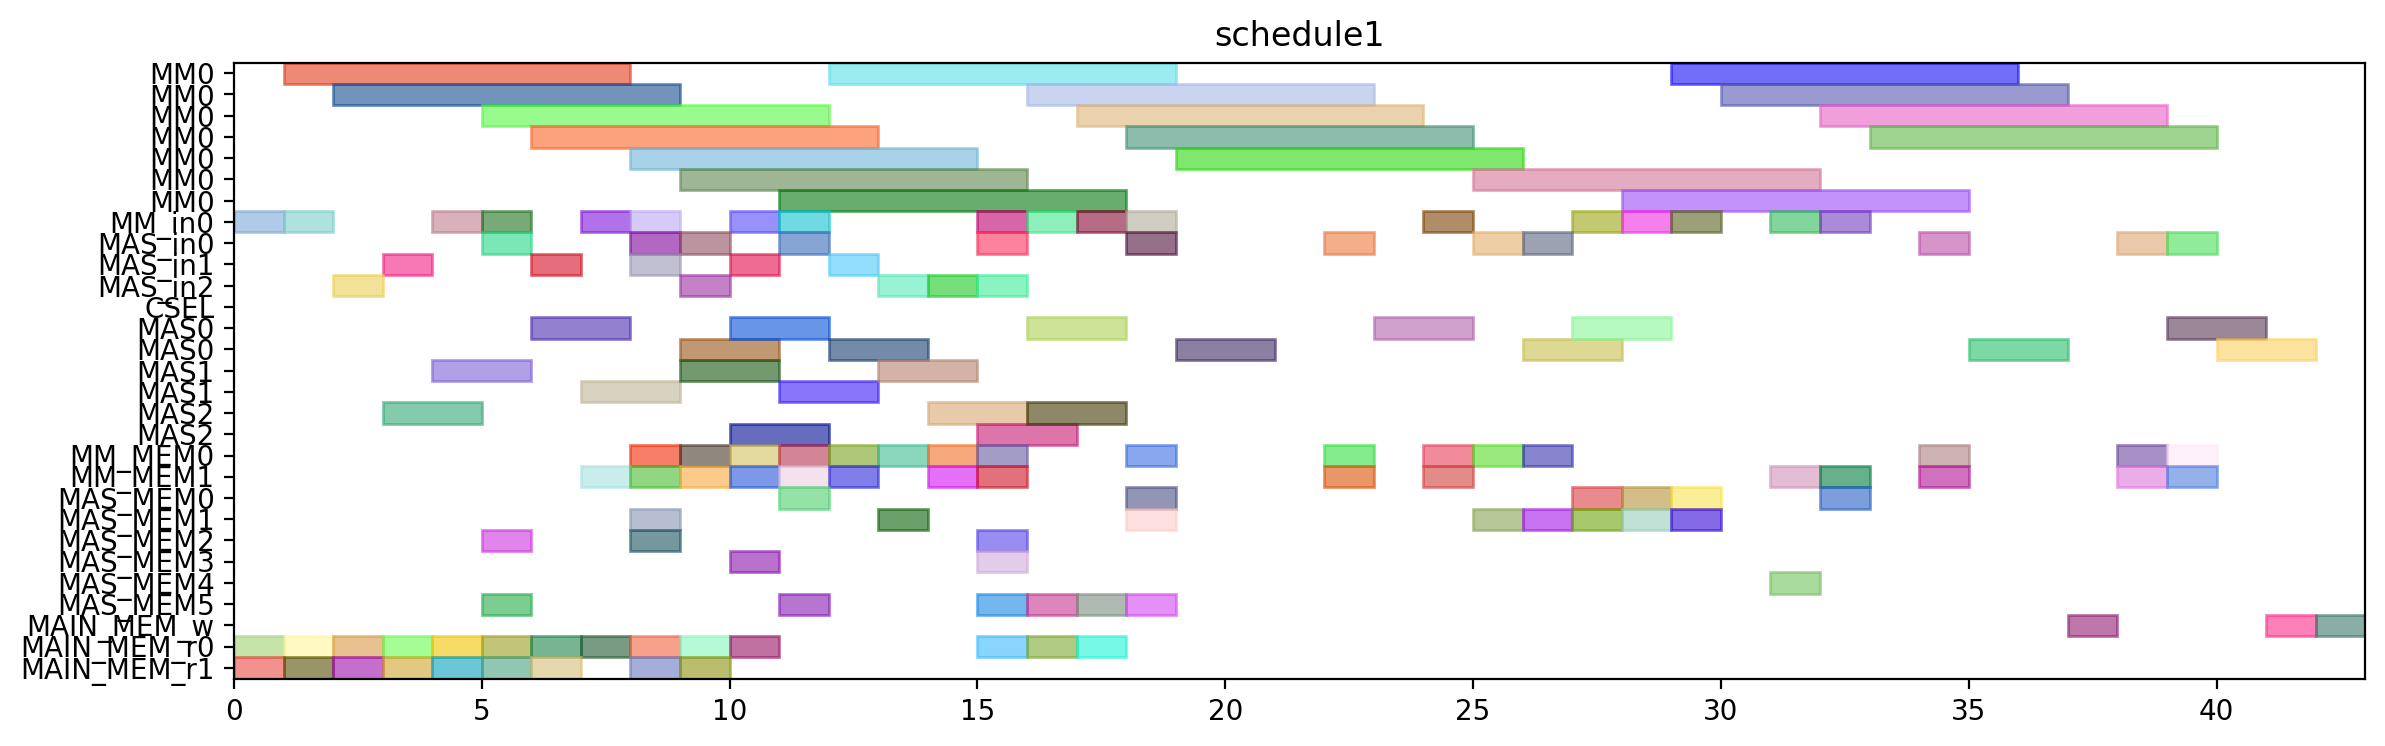

The Python source for this figure:
from pyschedule import Scenario, solvers, plotters, alt


def solve():
	horizon = 152
	S = Scenario("schedule1", horizon=horizon)

	# resource
	MM = S.Resources('MM', num=1, size=7)
	MM_in = S.Resources('MM_in', num=1)
	MAS_in = S.Resources('MAS_in', num=3)
	CSEL = S.Resource('CSEL')
	MAS = S.Resources('MAS', num=3, size=2, periods=range(1, horizon))
	MM_MEM = S.Resources('MM_MEM', num=2)
	MAS_MEM = S.Resources('MAS_MEM', num=6)
	MAIN_MEM_w = S.Resource('MAIN_MEM_w', size=1)
	MAIN_MEM_r = S.Resources('MAIN_MEM_r', num=2)

	# result of previous scheduling
	t2_in = S.Task('t2_in', length=1, delay_cost=1)
	S += t2_in >= 0
	t2_in += MM_in[0]

	t2_mem0 = S.Task('t2_mem0', length=1, delay_cost=1)
	S += t2_mem0 >= 0
	t2_mem0 += MAIN_MEM_r[0]

	t2_mem1 = S.Task('t2_mem1', length=1, delay_cost=1)
	S += t2_mem1 >= 0
	t2_mem1 += MAIN_MEM_r[1]

	t0_in = S.Task('t0_in', length=1, delay_cost=1)
	S += t0_in >= 1
	t0_in += MM_in[0]

	t0_mem0 = S.Task('t0_mem0', length=1, delay_cost=1)
	S += t0_mem0 >= 1
	t0_mem0 += MAIN_MEM_r[0]

	t0_mem1 = S.Task('t0_mem1', length=1, delay_cost=1)
	S += t0_mem1 >= 1
	t0_mem1 += MAIN_MEM_r[1]

	t2 = S.Task('t2', length=7, delay_cost=1)
	S += t2 >= 1
	t2 += MM[0]

	t0 = S.Task('t0', length=7, delay_cost=1)
	S += t0 >= 2
	t0 += MM[0]

	t9_in = S.Task('t9_in', length=1, delay_cost=1)
	S += t9_in >= 2
	t9_in += MAS_in[2]

	t9_mem0 = S.Task('t9_mem0', length=1, delay_cost=1)
	S += t9_mem0 >= 2
	t9_mem0 += MAIN_MEM_r[0]

	t9_mem1 = S.Task('t9_mem1', length=1, delay_cost=1)
	S += t9_mem1 >= 2
	t9_mem1 += MAIN_MEM_r[1]

	t8_in = S.Task('t8_in', length=1, delay_cost=1)
	S += t8_in >= 3
	t8_in += MAS_in[1]

	t8_mem0 = S.Task('t8_mem0', length=1, delay_cost=1)
	S += t8_mem0 >= 3
	t8_mem0 += MAIN_MEM_r[0]

	t8_mem1 = S.Task('t8_mem1', length=1, delay_cost=1)
	S += t8_mem1 >= 3
	t8_mem1 += MAIN_MEM_r[1]

	t9 = S.Task('t9', length=2, delay_cost=1)
	S += t9 >= 3
	t9 += MAS[2]

	t1_in = S.Task('t1_in', length=1, delay_cost=1)
	S += t1_in >= 4
	t1_in += MM_in[0]

	t1_mem0 = S.Task('t1_mem0', length=1, delay_cost=1)
	S += t1_mem0 >= 4
	t1_mem0 += MAIN_MEM_r[0]

	t1_mem1 = S.Task('t1_mem1', length=1, delay_cost=1)
	S += t1_mem1 >= 4
	t1_mem1 += MAIN_MEM_r[1]

	t8 = S.Task('t8', length=2, delay_cost=1)
	S += t8 >= 4
	t8 += MAS[1]

	t1 = S.Task('t1', length=7, delay_cost=1)
	S += t1 >= 5
	t1 += MM[0]

	t10_in = S.Task('t10_in', length=1, delay_cost=1)
	S += t10_in >= 5
	t10_in += MM_in[0]

	t10_mem0 = S.Task('t10_mem0', length=1, delay_cost=1)
	S += t10_mem0 >= 5
	t10_mem0 += MAS_MEM[2]

	t10_mem1 = S.Task('t10_mem1', length=1, delay_cost=1)
	S += t10_mem1 >= 5
	t10_mem1 += MAS_MEM[5]

	t4_in = S.Task('t4_in', length=1, delay_cost=1)
	S += t4_in >= 5
	t4_in += MAS_in[0]

	t4_mem0 = S.Task('t4_mem0', length=1, delay_cost=1)
	S += t4_mem0 >= 5
	t4_mem0 += MAIN_MEM_r[0]

	t4_mem1 = S.Task('t4_mem1', length=1, delay_cost=1)
	S += t4_mem1 >= 5
	t4_mem1 += MAIN_MEM_r[1]

	t10 = S.Task('t10', length=7, delay_cost=1)
	S += t10 >= 6
	t10 += MM[0]

	t3_in = S.Task('t3_in', length=1, delay_cost=1)
	S += t3_in >= 6
	t3_in += MAS_in[1]

	t3_mem0 = S.Task('t3_mem0', length=1, delay_cost=1)
	S += t3_mem0 >= 6
	t3_mem0 += MAIN_MEM_r[0]

	t3_mem1 = S.Task('t3_mem1', length=1, delay_cost=1)
	S += t3_mem1 >= 6
	t3_mem1 += MAIN_MEM_r[1]

	t4 = S.Task('t4', length=2, delay_cost=1)
	S += t4 >= 6
	t4 += MAS[0]

	t26_in = S.Task('t26_in', length=1, delay_cost=1)
	S += t26_in >= 7
	t26_in += MM_in[0]

	t26_mem0 = S.Task('t26_mem0', length=1, delay_cost=1)
	S += t26_mem0 >= 7
	t26_mem0 += MAIN_MEM_r[0]

	t26_mem1 = S.Task('t26_mem1', length=1, delay_cost=1)
	S += t26_mem1 >= 7
	t26_mem1 += MM_MEM[1]

	t3 = S.Task('t3', length=2, delay_cost=1)
	S += t3 >= 7
	t3 += MAS[1]

	t13_in = S.Task('t13_in', length=1, delay_cost=1)
	S += t13_in >= 8
	t13_in += MAS_in[0]

	t13_mem0 = S.Task('t13_mem0', length=1, delay_cost=1)
	S += t13_mem0 >= 8
	t13_mem0 += MAIN_MEM_r[0]

	t13_mem1 = S.Task('t13_mem1', length=1, delay_cost=1)
	S += t13_mem1 >= 8
	t13_mem1 += MAIN_MEM_r[1]

	t24_in = S.Task('t24_in', length=1, delay_cost=1)
	S += t24_in >= 8
	t24_in += MAS_in[1]

	t24_mem0 = S.Task('t24_mem0', length=1, delay_cost=1)
	S += t24_mem0 >= 8
	t24_mem0 += MM_MEM[0]

	t24_mem1 = S.Task('t24_mem1', length=1, delay_cost=1)
	S += t24_mem1 >= 8
	t24_mem1 += MM_MEM[1]

	t26 = S.Task('t26', length=7, delay_cost=1)
	S += t26 >= 8
	t26 += MM[0]

	t5_in = S.Task('t5_in', length=1, delay_cost=1)
	S += t5_in >= 8
	t5_in += MM_in[0]

	t5_mem0 = S.Task('t5_mem0', length=1, delay_cost=1)
	S += t5_mem0 >= 8
	t5_mem0 += MAS_MEM[2]

	t5_mem1 = S.Task('t5_mem1', length=1, delay_cost=1)
	S += t5_mem1 >= 8
	t5_mem1 += MAS_MEM[1]

	t13 = S.Task('t13', length=2, delay_cost=1)
	S += t13 >= 9
	t13 += MAS[0]

	t14_in = S.Task('t14_in', length=1, delay_cost=1)
	S += t14_in >= 9
	t14_in += MAS_in[2]

	t14_mem0 = S.Task('t14_mem0', length=1, delay_cost=1)
	S += t14_mem0 >= 9
	t14_mem0 += MAIN_MEM_r[0]

	t14_mem1 = S.Task('t14_mem1', length=1, delay_cost=1)
	S += t14_mem1 >= 9
	t14_mem1 += MAIN_MEM_r[1]

	t16_in = S.Task('t16_in', length=1, delay_cost=1)
	S += t16_in >= 9
	t16_in += MAS_in[0]

	t16_mem0 = S.Task('t16_mem0', length=1, delay_cost=1)
	S += t16_mem0 >= 9
	t16_mem0 += MM_MEM[0]

	t16_mem1 = S.Task('t16_mem1', length=1, delay_cost=1)
	S += t16_mem1 >= 9
	t16_mem1 += MM_MEM[1]

	t24 = S.Task('t24', length=2, delay_cost=1)
	S += t24 >= 9
	t24 += MAS[1]

	t5 = S.Task('t5', length=7, delay_cost=1)
	S += t5 >= 9
	t5 += MM[0]

	t14 = S.Task('t14', length=2, delay_cost=1)
	S += t14 >= 10
	t14 += MAS[2]

	t16 = S.Task('t16', length=2, delay_cost=1)
	S += t16 >= 10
	t16 += MAS[0]

	t19_in = S.Task('t19_in', length=1, delay_cost=1)
	S += t19_in >= 10
	t19_in += MM_in[0]

	t19_mem0 = S.Task('t19_mem0', length=1, delay_cost=1)
	S += t19_mem0 >= 10
	t19_mem0 += MAIN_MEM_r[0]

	t19_mem1 = S.Task('t19_mem1', length=1, delay_cost=1)
	S += t19_mem1 >= 10
	t19_mem1 += MM_MEM[1]

	t25_in = S.Task('t25_in', length=1, delay_cost=1)
	S += t25_in >= 10
	t25_in += MAS_in[1]

	t25_mem0 = S.Task('t25_mem0', length=1, delay_cost=1)
	S += t25_mem0 >= 10
	t25_mem0 += MM_MEM[0]

	t25_mem1 = S.Task('t25_mem1', length=1, delay_cost=1)
	S += t25_mem1 >= 10
	t25_mem1 += MAS_MEM[3]

	t11_in = S.Task('t11_in', length=1, delay_cost=1)
	S += t11_in >= 11
	t11_in += MAS_in[0]

	t11_mem0 = S.Task('t11_mem0', length=1, delay_cost=1)
	S += t11_mem0 >= 11
	t11_mem0 += MM_MEM[0]

	t11_mem1 = S.Task('t11_mem1', length=1, delay_cost=1)
	S += t11_mem1 >= 11
	t11_mem1 += MM_MEM[1]

	t15_in = S.Task('t15_in', length=1, delay_cost=1)
	S += t15_in >= 11
	t15_in += MM_in[0]

	t15_mem0 = S.Task('t15_mem0', length=1, delay_cost=1)
	S += t15_mem0 >= 11
	t15_mem0 += MAS_MEM[0]

	t15_mem1 = S.Task('t15_mem1', length=1, delay_cost=1)
	S += t15_mem1 >= 11
	t15_mem1 += MAS_MEM[5]

	t19 = S.Task('t19', length=7, delay_cost=1)
	S += t19 >= 11
	t19 += MM[0]

	t25 = S.Task('t25', length=2, delay_cost=1)
	S += t25 >= 11
	t25 += MAS[1]

	t11 = S.Task('t11', length=2, delay_cost=1)
	S += t11 >= 12
	t11 += MAS[0]

	t15 = S.Task('t15', length=7, delay_cost=1)
	S += t15 >= 12
	t15 += MM[0]

	t6_in = S.Task('t6_in', length=1, delay_cost=1)
	S += t6_in >= 12
	t6_in += MAS_in[1]

	t6_mem0 = S.Task('t6_mem0', length=1, delay_cost=1)
	S += t6_mem0 >= 12
	t6_mem0 += MM_MEM[0]

	t6_mem1 = S.Task('t6_mem1', length=1, delay_cost=1)
	S += t6_mem1 >= 12
	t6_mem1 += MM_MEM[1]

	t12_in = S.Task('t12_in', length=1, delay_cost=1)
	S += t12_in >= 13
	t12_in += MAS_in[2]

	t12_mem0 = S.Task('t12_mem0', length=1, delay_cost=1)
	S += t12_mem0 >= 13
	t12_mem0 += MM_MEM[0]

	t12_mem1 = S.Task('t12_mem1', length=1, delay_cost=1)
	S += t12_mem1 >= 13
	t12_mem1 += MAS_MEM[1]

	t6 = S.Task('t6', length=2, delay_cost=1)
	S += t6 >= 13
	t6 += MAS[1]

	t12 = S.Task('t12', length=2, delay_cost=1)
	S += t12 >= 14
	t12 += MAS[2]

	t29_in = S.Task('t29_in', length=1, delay_cost=1)
	S += t29_in >= 14
	t29_in += MAS_in[2]

	t29_mem0 = S.Task('t29_mem0', length=1, delay_cost=1)
	S += t29_mem0 >= 14
	t29_mem0 += MM_MEM[0]

	t29_mem1 = S.Task('t29_mem1', length=1, delay_cost=1)
	S += t29_mem1 >= 14
	t29_mem1 += MM_MEM[1]

	t18_in = S.Task('t18_in', length=1, delay_cost=1)
	S += t18_in >= 15
	t18_in += MM_in[0]

	t18_mem0 = S.Task('t18_mem0', length=1, delay_cost=1)
	S += t18_mem0 >= 15
	t18_mem0 += MAIN_MEM_r[0]

	t18_mem1 = S.Task('t18_mem1', length=1, delay_cost=1)
	S += t18_mem1 >= 15
	t18_mem1 += MAS_MEM[5]

	t28_in = S.Task('t28_in', length=1, delay_cost=1)
	S += t28_in >= 15
	t28_in += MAS_in[2]

	t28_mem0 = S.Task('t28_mem0', length=1, delay_cost=1)
	S += t28_mem0 >= 15
	t28_mem0 += MAS_MEM[2]

	t28_mem1 = S.Task('t28_mem1', length=1, delay_cost=1)
	S += t28_mem1 >= 15
	t28_mem1 += MM_MEM[1]

	t29 = S.Task('t29', length=2, delay_cost=1)
	S += t29 >= 15
	t29 += MAS[2]

	t7_in = S.Task('t7_in', length=1, delay_cost=1)
	S += t7_in >= 15
	t7_in += MAS_in[0]

	t7_mem0 = S.Task('t7_mem0', length=1, delay_cost=1)
	S += t7_mem0 >= 15
	t7_mem0 += MM_MEM[0]

	t7_mem1 = S.Task('t7_mem1', length=1, delay_cost=1)
	S += t7_mem1 >= 15
	t7_mem1 += MAS_MEM[3]

	t18 = S.Task('t18', length=7, delay_cost=1)
	S += t18 >= 16
	t18 += MM[0]

	t27_in = S.Task('t27_in', length=1, delay_cost=1)
	S += t27_in >= 16
	t27_in += MM_in[0]

	t27_mem0 = S.Task('t27_mem0', length=1, delay_cost=1)
	S += t27_mem0 >= 16
	t27_mem0 += MAIN_MEM_r[0]

	t27_mem1 = S.Task('t27_mem1', length=1, delay_cost=1)
	S += t27_mem1 >= 16
	t27_mem1 += MAS_MEM[5]

	t28 = S.Task('t28', length=2, delay_cost=1)
	S += t28 >= 16
	t28 += MAS[2]

	t7 = S.Task('t7', length=2, delay_cost=1)
	S += t7 >= 16
	t7 += MAS[0]

	t27 = S.Task('t27', length=7, delay_cost=1)
	S += t27 >= 17
	t27 += MM[0]

	t30_in = S.Task('t30_in', length=1, delay_cost=1)
	S += t30_in >= 17
	t30_in += MM_in[0]

	t30_mem0 = S.Task('t30_mem0', length=1, delay_cost=1)
	S += t30_mem0 >= 17
	t30_mem0 += MAIN_MEM_r[0]

	t30_mem1 = S.Task('t30_mem1', length=1, delay_cost=1)
	S += t30_mem1 >= 17
	t30_mem1 += MAS_MEM[5]

	t17_in = S.Task('t17_in', length=1, delay_cost=1)
	S += t17_in >= 18
	t17_in += MAS_in[0]

	t17_mem0 = S.Task('t17_mem0', length=1, delay_cost=1)
	S += t17_mem0 >= 18
	t17_mem0 += MM_MEM[0]

	t17_mem1 = S.Task('t17_mem1', length=1, delay_cost=1)
	S += t17_mem1 >= 18
	t17_mem1 += MAS_MEM[1]

	t30 = S.Task('t30', length=7, delay_cost=1)
	S += t30 >= 18
	t30 += MM[0]

	t35_in = S.Task('t35_in', length=1, delay_cost=1)
	S += t35_in >= 18
	t35_in += MM_in[0]

	t35_mem0 = S.Task('t35_mem0', length=1, delay_cost=1)
	S += t35_mem0 >= 18
	t35_mem0 += MAS_MEM[0]

	t35_mem1 = S.Task('t35_mem1', length=1, delay_cost=1)
	S += t35_mem1 >= 18
	t35_mem1 += MAS_MEM[5]

	t17 = S.Task('t17', length=2, delay_cost=1)
	S += t17 >= 19
	t17 += MAS[0]

	t35 = S.Task('t35', length=7, delay_cost=1)
	S += t35 >= 19
	t35 += MM[0]

	t20_in = S.Task('t20_in', length=1, delay_cost=1)
	S += t20_in >= 22
	t20_in += MAS_in[0]

	t20_mem0 = S.Task('t20_mem0', length=1, delay_cost=1)
	S += t20_mem0 >= 22
	t20_mem0 += MM_MEM[0]

	t20_mem1 = S.Task('t20_mem1', length=1, delay_cost=1)
	S += t20_mem1 >= 22
	t20_mem1 += MM_MEM[1]

	t20 = S.Task('t20', length=2, delay_cost=1)
	S += t20 >= 23
	t20 += MAS[0]

	t31_in = S.Task('t31_in', length=1, delay_cost=1)
	S += t31_in >= 24
	t31_in += MM_in[0]

	t31_mem0 = S.Task('t31_mem0', length=1, delay_cost=1)
	S += t31_mem0 >= 24
	t31_mem0 += MM_MEM[0]

	t31_mem1 = S.Task('t31_mem1', length=1, delay_cost=1)
	S += t31_mem1 >= 24
	t31_mem1 += MM_MEM[1]

	t31 = S.Task('t31', length=7, delay_cost=1)
	S += t31 >= 25
	t31 += MM[0]


	# new tasks
	t21 = S.Task('t21', length=2, delay_cost=1)
	t21 += alt(MAS)
	t21_in = S.Task('t21_in', length=1, delay_cost=1)
	t21_in += alt(MAS_in)
	S += t21_in*MAS_in[0]<=t21*MAS[0]

	S += t21_in*MAS_in[1]<=t21*MAS[1]

	S += t21_in*MAS_in[2]<=t21*MAS[2]

	t21_mem0 = S.Task('t21_mem0', length=1, delay_cost=1)
	t21_mem0 += MM_MEM[0]
	S += 11 < t21_mem0
	S += t21_mem0 <= t21

	t21_mem1 = S.Task('t21_mem1', length=1, delay_cost=1)
	t21_mem1 += MAS_MEM[1]
	S += 24 < t21_mem1
	S += t21_mem1 <= t21

	t22 = S.Task('t22', length=2, delay_cost=1)
	t22 += alt(MAS)
	t22_in = S.Task('t22_in', length=1, delay_cost=1)
	t22_in += alt(MAS_in)
	S += t22_in*MAS_in[0]<=t22*MAS[0]

	S += t22_in*MAS_in[1]<=t22*MAS[1]

	S += t22_in*MAS_in[2]<=t22*MAS[2]

	t22_mem0 = S.Task('t22_mem0', length=1, delay_cost=1)
	t22_mem0 += MM_MEM[0]
	S += 11 < t22_mem0
	S += t22_mem0 <= t22

	t22_mem1 = S.Task('t22_mem1', length=1, delay_cost=1)
	t22_mem1 += MAS_MEM[1]
	S += 24 < t22_mem1
	S += t22_mem1 <= t22

	t32 = S.Task('t32', length=7, delay_cost=1)
	t32 += alt(MM)
	t32_in = S.Task('t32_in', length=1, delay_cost=1)
	t32_in += alt(MM_in)
	S += t32_in*MM_in[0]<=t32*MM[0]
	t32_mem0 = S.Task('t32_mem0', length=1, delay_cost=1)
	t32_mem0 += MAS_MEM[4]
	S += 17 < t32_mem0
	S += t32_mem0 <= t32

	t32_mem1 = S.Task('t32_mem1', length=1, delay_cost=1)
	t32_mem1 += MM_MEM[1]
	S += 31 < t32_mem1
	S += t32_mem1 <= t32

	t33 = S.Task('t33', length=7, delay_cost=1)
	t33 += alt(MM)
	t33_in = S.Task('t33_in', length=1, delay_cost=1)
	t33_in += alt(MM_in)
	S += t33_in*MM_in[0]<=t33*MM[0]
	t33_mem0 = S.Task('t33_mem0', length=1, delay_cost=1)
	t33_mem0 += MAS_MEM[0]
	S += 20 < t33_mem0
	S += t33_mem0 <= t33

	t33_mem1 = S.Task('t33_mem1', length=1, delay_cost=1)
	t33_mem1 += MM_MEM[1]
	S += 31 < t33_mem1
	S += t33_mem1 <= t33

	t23 = S.Task('t23', length=7, delay_cost=1)
	t23 += alt(MM)
	t23_in = S.Task('t23_in', length=1, delay_cost=1)
	t23_in += alt(MM_in)
	S += t23_in*MM_in[0]<=t23*MM[0]
	t23_mem0 = S.Task('t23_mem0', length=1, delay_cost=1)
	t23_mem0 += alt(MAS_MEM)
	S += (t21*MAS[0])-1 < t23_mem0*MAS_MEM[0]
	S += (t21*MAS[1])-1 < t23_mem0*MAS_MEM[2]
	S += (t21*MAS[2])-1 < t23_mem0*MAS_MEM[4]
	S += t23_mem0 <= t23

	t23_mem1 = S.Task('t23_mem1', length=1, delay_cost=1)
	t23_mem1 += alt(MAS_MEM)
	S += (t22*MAS[0])-1 < t23_mem1*MAS_MEM[1]
	S += (t22*MAS[1])-1 < t23_mem1*MAS_MEM[3]
	S += (t22*MAS[2])-1 < t23_mem1*MAS_MEM[5]
	S += t23_mem1 <= t23

	t34 = S.Task('t34', length=7, delay_cost=1)
	t34 += alt(MM)
	t34_in = S.Task('t34_in', length=1, delay_cost=1)
	t34_in += alt(MM_in)
	S += t34_in*MM_in[0]<=t34*MM[0]
	t34_mem0 = S.Task('t34_mem0', length=1, delay_cost=1)
	t34_mem0 += MAS_MEM[0]
	S += 17 < t34_mem0
	S += t34_mem0 <= t34

	t34_mem1 = S.Task('t34_mem1', length=1, delay_cost=1)
	t34_mem1 += alt(MAS_MEM)
	S += (t21*MAS[0])-1 < t34_mem1*MAS_MEM[1]
	S += (t21*MAS[1])-1 < t34_mem1*MAS_MEM[3]
	S += (t21*MAS[2])-1 < t34_mem1*MAS_MEM[5]
	S += t34_mem1 <= t34

	t36 = S.Task('t36', length=7, delay_cost=1)
	t36 += alt(MM)
	t36_in = S.Task('t36_in', length=1, delay_cost=1)
	t36_in += alt(MM_in)
	S += t36_in*MM_in[0]<=t36*MM[0]
	t36_mem0 = S.Task('t36_mem0', length=1, delay_cost=1)
	t36_mem0 += MAS_MEM[0]
	S += 20 < t36_mem0
	S += t36_mem0 <= t36

	t36_mem1 = S.Task('t36_mem1', length=1, delay_cost=1)
	t36_mem1 += alt(MAS_MEM)
	S += (t22*MAS[0])-1 < t36_mem1*MAS_MEM[1]
	S += (t22*MAS[1])-1 < t36_mem1*MAS_MEM[3]
	S += (t22*MAS[2])-1 < t36_mem1*MAS_MEM[5]
	S += t36_mem1 <= t36

	PY_new = S.Task('PY_new', length=2, delay_cost=1)
	PY_new += alt(MAS)
	PY_new_in = S.Task('PY_new_in', length=1, delay_cost=1)
	PY_new_in += alt(MAS_in)
	S += PY_new_in*MAS_in[0]<=PY_new*MAS[0]

	S += PY_new_in*MAS_in[1]<=PY_new*MAS[1]

	S += PY_new_in*MAS_in[2]<=PY_new*MAS[2]

	S += 0<PY_new

	PY_new_w = S.Task('PY_new_w', length=1, delay_cost=1)
	PY_new_w += alt(MAIN_MEM_w)
	S += PY_new <= PY_new_w

	PY_new_mem0 = S.Task('PY_new_mem0', length=1, delay_cost=1)
	PY_new_mem0 += alt(MM_MEM)
	S += (t23*MM[0])-1 < PY_new_mem0*MM_MEM[0]
	S += PY_new_mem0 <= PY_new

	PY_new_mem1 = S.Task('PY_new_mem1', length=1, delay_cost=1)
	PY_new_mem1 += alt(MM_MEM)
	S += (t32*MM[0])-1 < PY_new_mem1*MM_MEM[1]
	S += PY_new_mem1 <= PY_new

	PX_new = S.Task('PX_new', length=2, delay_cost=1)
	PX_new += alt(MAS)
	PX_new_in = S.Task('PX_new_in', length=1, delay_cost=1)
	PX_new_in += alt(MAS_in)
	S += PX_new_in*MAS_in[0]<=PX_new*MAS[0]

	S += PX_new_in*MAS_in[1]<=PX_new*MAS[1]

	S += PX_new_in*MAS_in[2]<=PX_new*MAS[2]

	S += 0<PX_new

	PX_new_w = S.Task('PX_new_w', length=1, delay_cost=1)
	PX_new_w += alt(MAIN_MEM_w)
	S += PX_new <= PX_new_w

	PX_new_mem0 = S.Task('PX_new_mem0', length=1, delay_cost=1)
	PX_new_mem0 += alt(MM_MEM)
	S += (t34*MM[0])-1 < PX_new_mem0*MM_MEM[0]
	S += PX_new_mem0 <= PX_new

	PX_new_mem1 = S.Task('PX_new_mem1', length=1, delay_cost=1)
	PX_new_mem1 += alt(MM_MEM)
	S += (t33*MM[0])-1 < PX_new_mem1*MM_MEM[1]
	S += PX_new_mem1 <= PX_new

	PZ_new = S.Task('PZ_new', length=2, delay_cost=1)
	PZ_new += alt(MAS)
	PZ_new_in = S.Task('PZ_new_in', length=1, delay_cost=1)
	PZ_new_in += alt(MAS_in)
	S += PZ_new_in*MAS_in[0]<=PZ_new*MAS[0]

	S += PZ_new_in*MAS_in[1]<=PZ_new*MAS[1]

	S += PZ_new_in*MAS_in[2]<=PZ_new*MAS[2]

	S += 0<PZ_new

	PZ_new_w = S.Task('PZ_new_w', length=1, delay_cost=1)
	PZ_new_w += alt(MAIN_MEM_w)
	S += PZ_new <= PZ_new_w

	PZ_new_mem0 = S.Task('PZ_new_mem0', length=1, delay_cost=1)
	PZ_new_mem0 += alt(MM_MEM)
	S += (t36*MM[0])-1 < PZ_new_mem0*MM_MEM[0]
	S += PZ_new_mem0 <= PZ_new

	PZ_new_mem1 = S.Task('PZ_new_mem1', length=1, delay_cost=1)
	PZ_new_mem1 += MM_MEM[1]
	S += 25 < PZ_new_mem1
	S += PZ_new_mem1 <= PZ_new

	solvers.mip.solve(S,msg=1,kind='CPLEX',ratio_gap=1.01)

	solution = [['hoge']*len(S.solution()[1]) for i in range(len(S.solution()))]
	for i in range(len(S.solution())):
		for j in range(len(S.solution()[i])):
			solution[i][j]=str(S.solution()[i][j])
	print(solution)

	cycles = int(solution[-1][3])

	pic_file_name = "/mnt/rose/usr1/fukuda/ABE/multiRAM_multiMAS_16mux/scheduling_result/stage7MM1_stage2MAS3/EP_ADD_A_ANY/schedule1.png"
	if(S.solution() != []):
		plotters.matplotlib.plot(S,img_filename=pic_file_name, show_task_labels=False, fig_size=(cycles*0.25+3, 4))

	return solution
